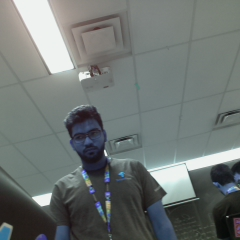
#> input picture PC/L.png, 240 x 240 px
$ python Stereo.py
#> lines starting #> are read from the running program, lines starting #| are printed output that depends on the picture
import cv2
import numpy as np
from matplotlib import pyplot as plt

imgL = cv2.imread("L.png",0)
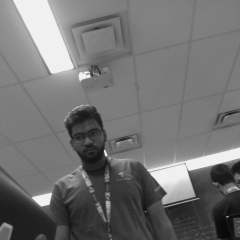
#> imgL: shape (240, 240); min 8, max 243, mean 113.5
imgR = cv2.imread("R.png",0)
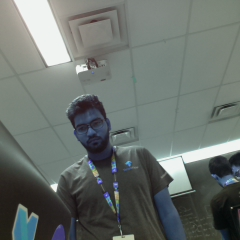
#> input picture PC/R.png, 240 x 240 px
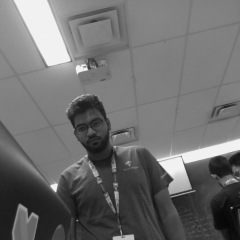
#> imgR: shape (240, 240); min 6, max 244, mean 109.4
print(np.shape(imgL))
#| (240, 240)
rectifyL = None
rectifyR = None
translationVector = np.array([15,0,0])
#cv2.stereoRectify(imgL,imgR,0,15,(240,240),0,translationVector,0,0,rectifyL, rectifyR)

stereo = cv2.StereoBM_create(numDisparities=16, blockSize=15)
disparity = stereo.compute(imgL,imgR)
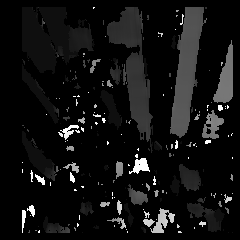
#> disparity: shape (240, 240) int16; min -16, max 240, mean 2.2; drawn with min black and max white
plt.imshow(disparity,'gray')
plt.show()


cv2.imshow("L",imgL)
cv2.imshow("R",imgR)
cv2.waitKey(0)
